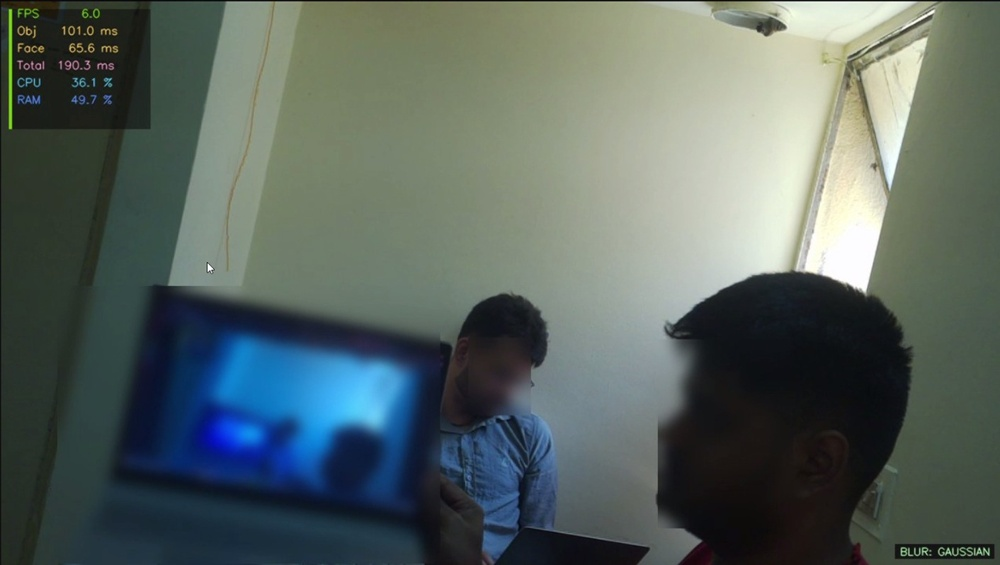
#> input picture images/Gaussian.jpeg, 1000 x 565 px, shrunk from 1412 x 798 before the run
$ python -i augment_dataset.py   (imports and definitions only)
#> lines starting #> are read from the running program, lines starting #| are printed output that depends on the picture
#> further down, picture is the input picture: shape (565, 1000, 3); mean B, G, R 96.4, 100.6, 88.5
"""
augment_dataset.py
------------------
Augments images from privacy-preservation folders to create a larger
validation dataset for facial blurring pipelines.

Folder structure expected:
    base_dir/
        face/
        Laptop/
        Laptop_Face/
        phones/
        phonesPerson/

Each image gets augmented with:
    1. Original (no change)
    2. Horizontal flip
    3. Brightness increase (+50)
    4. Brightness decrease (-50)
    5. Gaussian blur (simulates motion / low quality)
    6. Rotation +15 degrees
    7. Rotation -15 degrees
    8. Grayscale
    9. Contrast enhancement (CLAHE)
   10. Salt-and-pepper noise

Output is saved to:
    base_dir/augmented/<folder_name>/<original_stem>_aug<N>.jpg
"""

import cv2
import numpy as np
import os
import argparse
from pathlib import Path

# ------------------------------------------------------------------
# Augmentation functions
# ------------------------------------------------------------------

def aug_original(img):
    return img.copy()

def aug_flip(img):
    return cv2.flip(img, 1)

# [4 lines left out: function aug_brightness_up, not called in this run]

def aug_brightness_down(img, value=50):
    return aug_brightness_up(img, value=-value)

def aug_gaussian_blur(img, ksize=15):
    return cv2.GaussianBlur(img, (ksize, ksize), 0)

# [5 lines left out: function aug_rotate, not called in this run]

def aug_grayscale(img):
    gray = cv2.cvtColor(img, cv2.COLOR_BGR2GRAY)
    return cv2.cvtColor(gray, cv2.COLOR_GRAY2BGR)

def aug_clahe(img):
    lab = cv2.cvtColor(img, cv2.COLOR_BGR2LAB)
#> lab: shape (565, 1000, 3); mean of channels 0, 1, 2 103.2, 124, 128.7
    l, a, b = cv2.split(lab)
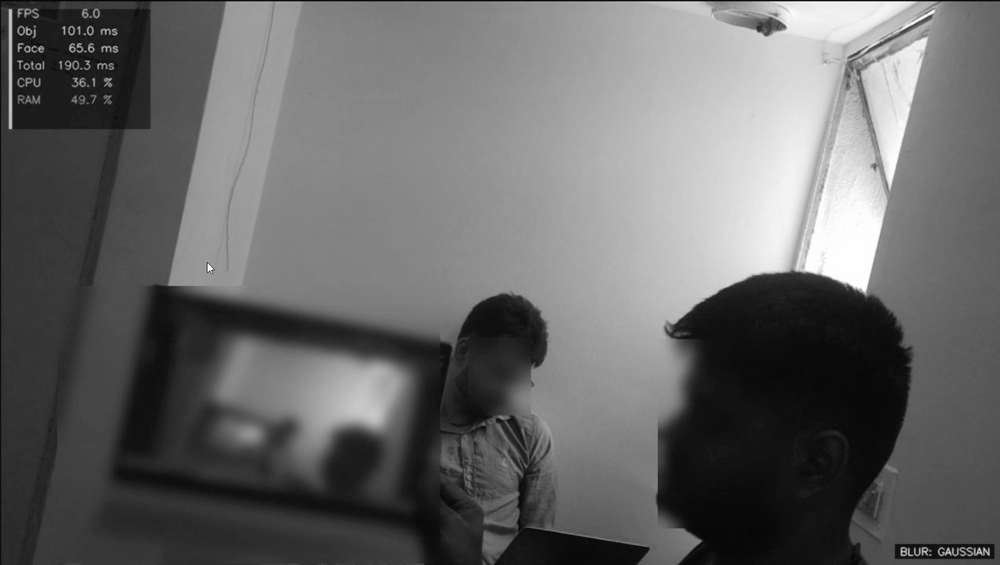
#> l: shape (565, 1000); min 3, max 255, mean 103.2
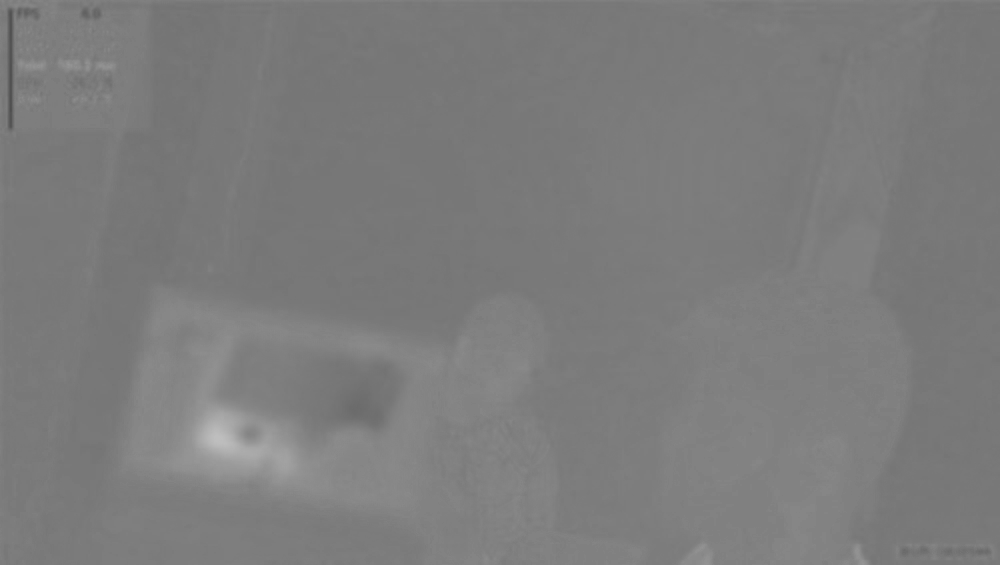
#> a: shape (565, 1000); min 79, max 190, mean 124
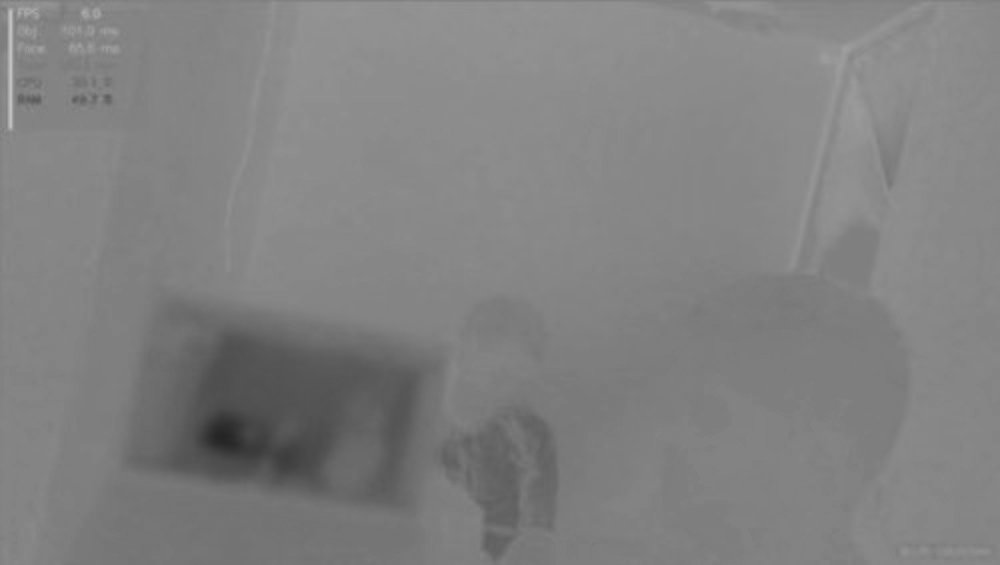
#> b: shape (565, 1000); min 36, max 195, mean 128.7
    clahe = cv2.createCLAHE(clipLimit=2.0, tileGridSize=(8, 8))
    l = clahe.apply(l)
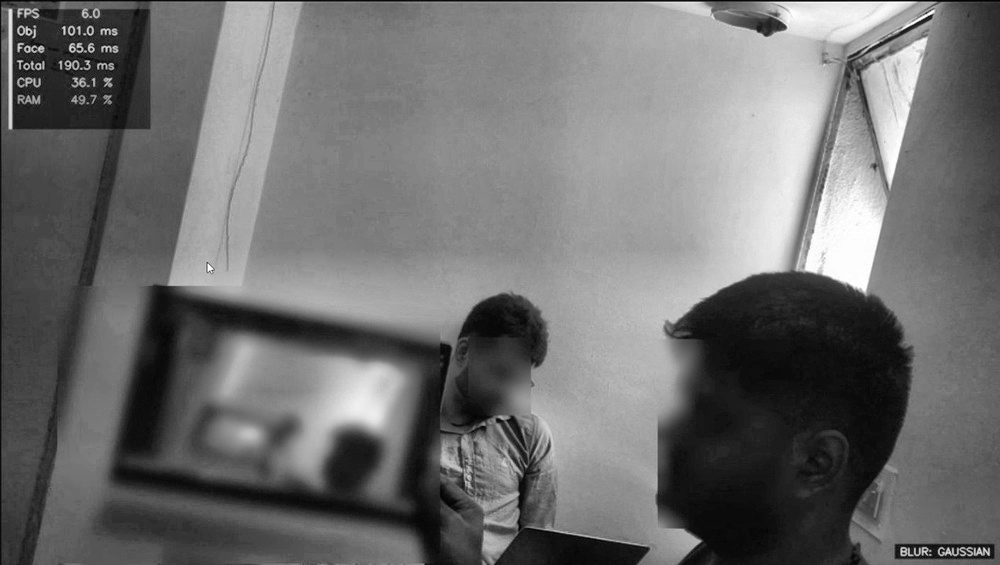
#> l: shape (565, 1000); min 2, max 255, mean 110.8
    lab = cv2.merge([l, a, b])
#> lab: shape (565, 1000, 3); mean of channels 0, 1, 2 110.8, 124, 128.7
    return cv2.cvtColor(lab, cv2.COLOR_LAB2BGR)
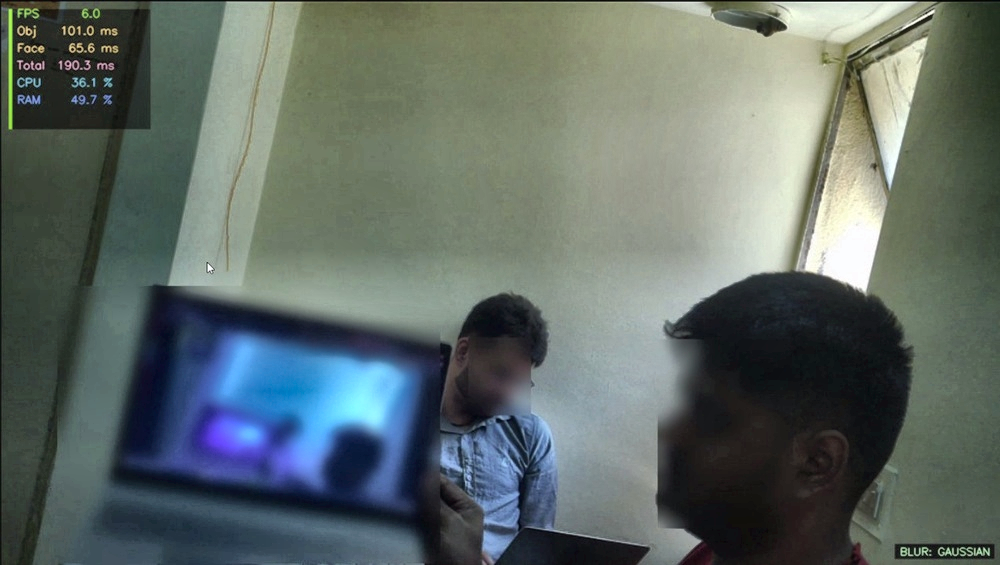
#> returned value: shape (565, 1000, 3); mean B, G, R 103.3, 107.4, 96.1

# [9 lines left out: function aug_salt_pepper, not called in this run]

# Ordered list: (suffix, function)
AUGMENTATIONS = [
    ("original",        aug_original),
    ("flip",            aug_flip),
    ("bright_down",     aug_brightness_down),
    ("rotate_plus15",   lambda img: aug_rotate(img, 15)),
]

SUPPORTED_EXTS = {".jpg", ".jpeg", ".png", ".bmp", ".webp"}

FOLDERS = ["face", "Laptop", "Laptop_Face", "phones", "phonesPerson"]

# ------------------------------------------------------------------
# Core logic
# ------------------------------------------------------------------

# [61 lines left out: functions augment_folder, main, not called in this run]


# ------------------------------------------------------------------
# Entry point
# ------------------------------------------------------------------

# [11 lines not run here, left out]

>>> import cv2
>>> picture = cv2.imread('../images/Gaussian.jpeg')
>>> result = aug_clahe(picture)
